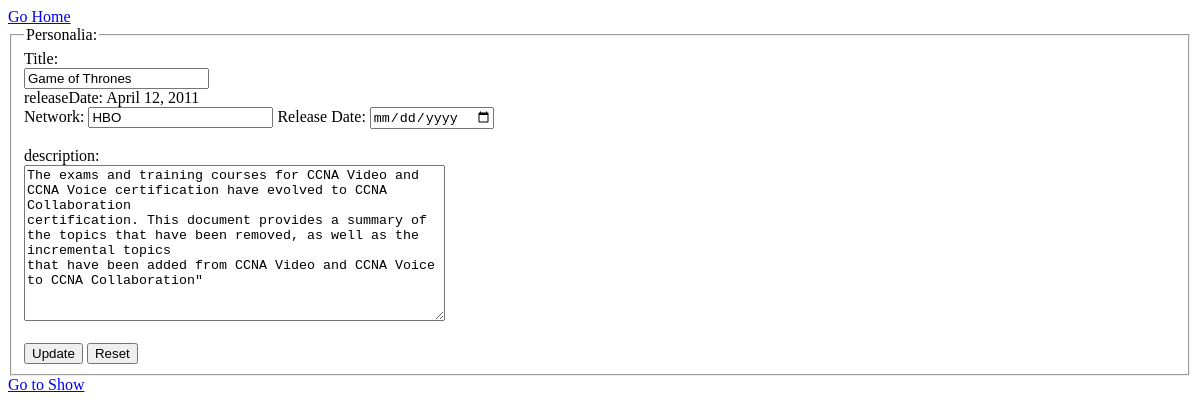
/edit/6, run on the app's committed database.
### appShows/models.py (models this page shows)
class Show(models.Model):
    title = models.CharField(max_length=255)
    network = models.CharField(max_length=255)
    releaseDate = models.DateField()
    description = models.TextField()
    createdAt = models.DateTimeField(auto_now_add=True)
    updatedAt = models.DateTimeField(auto_now=True)
    objects=ShowManager()

### appShows/views.py (the view)
# urls.py: path('edit/<int:showId>', views.editShow),
def editShow(request,showId):
    context={
        'thisShow' : Show.objects.get(id=showId)
    }
    return render(request,'showsEdit.html', context)

### appShows/templates/showsEdit.html (shortened to what this page needs)
<!DOCTYPE html>
<html lang="en">
<head>
    {% load static %}
	<link rel="stylesheet" href="{% static 'css/style.css' %}">
</head>
<body>
    <a href="/">Go Home</a>
    <form action="/updateShow/{{ thisShow.id }}" method="POST">
        <fieldset>
            <legend>Personalia:</legend>
            <label for="thisID">Title:</label><br>
            <input type="text" id="thisID" name="titleField" value="{{thisShow.title}}" autofocus required><br>
            releaseDate: {{thisShow.releaseDate}}
            <br>
            <label for="netID">Network:</label>
            <input type="text" id="netID" name="networkField" value="{{thisShow.network}}" required>
            <label for="releaseDate">Release Date:</label>
            <input type="date" id="releaseDate" name="releaseDateField" value="{{thisShow.releaseDate}}"><br><br>
            <label for="descID">description:</label><br>
            <textarea name="descriptionField" rows="10" cols="50" id="descID">{{thisShow.description}}"</textarea><br><br>
            <input type="submit" value="Update">
            <input type="reset" value="Reset">
        </fieldset>
    </form>
    <a href="/shows/{{ thisShow.id }}">Go to Show</a>
</body>
</html>

### data on the page
Show: titleField "Game of Thrones", releaseDate "April 12, 2011", networkField "HBO", descriptionField "The exams and training courses for CCNA Video and CCNA Voice certification have evolved to CCNA Collaboration certification. This document provides a summary of the topics that have been removed, as well as the incremental topics that have been added from CCNA Video and CCNA Voice to CCNA Collaboration\""
